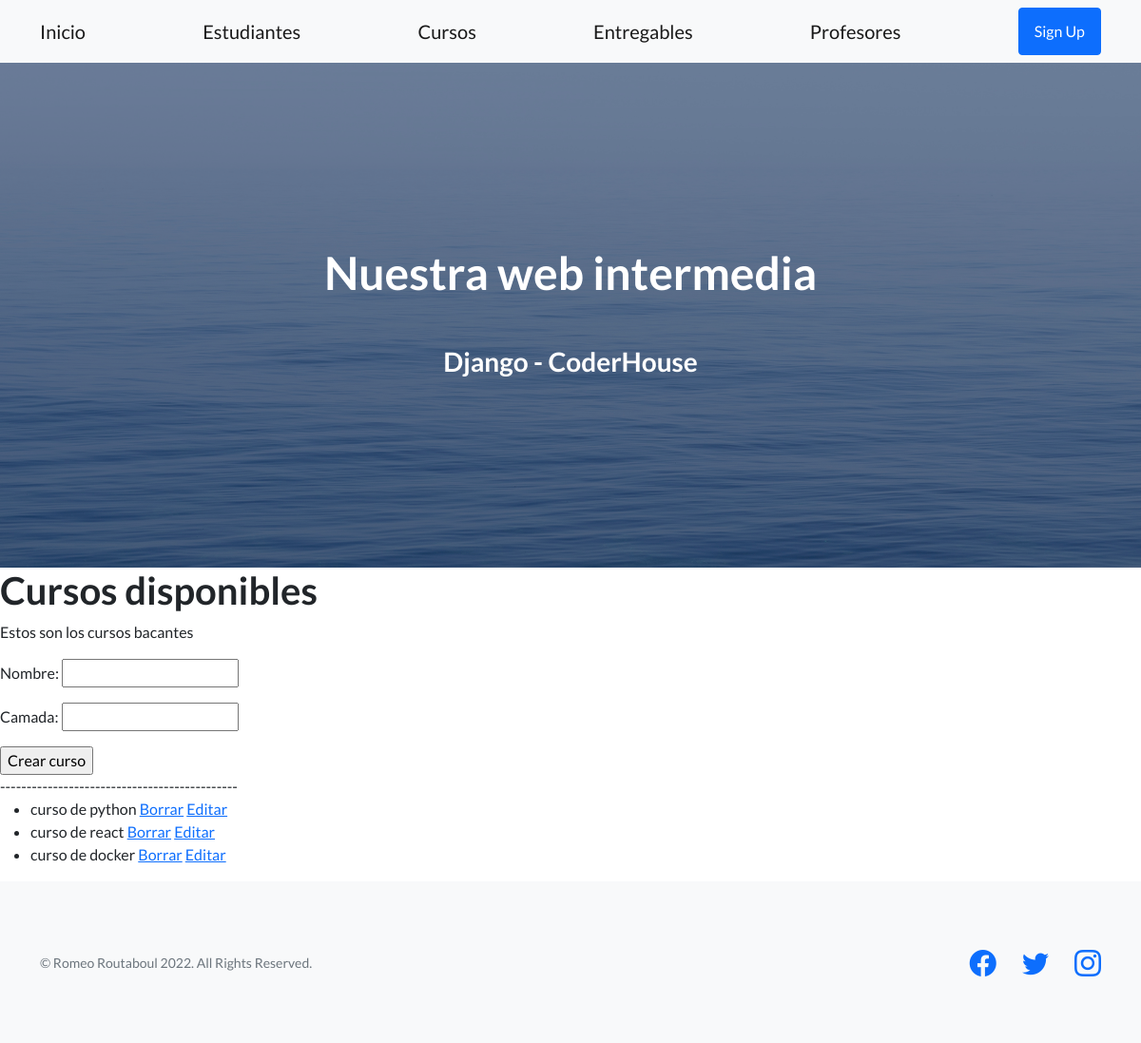
/coder/cursos/, run on an earlier commit of the app's database.
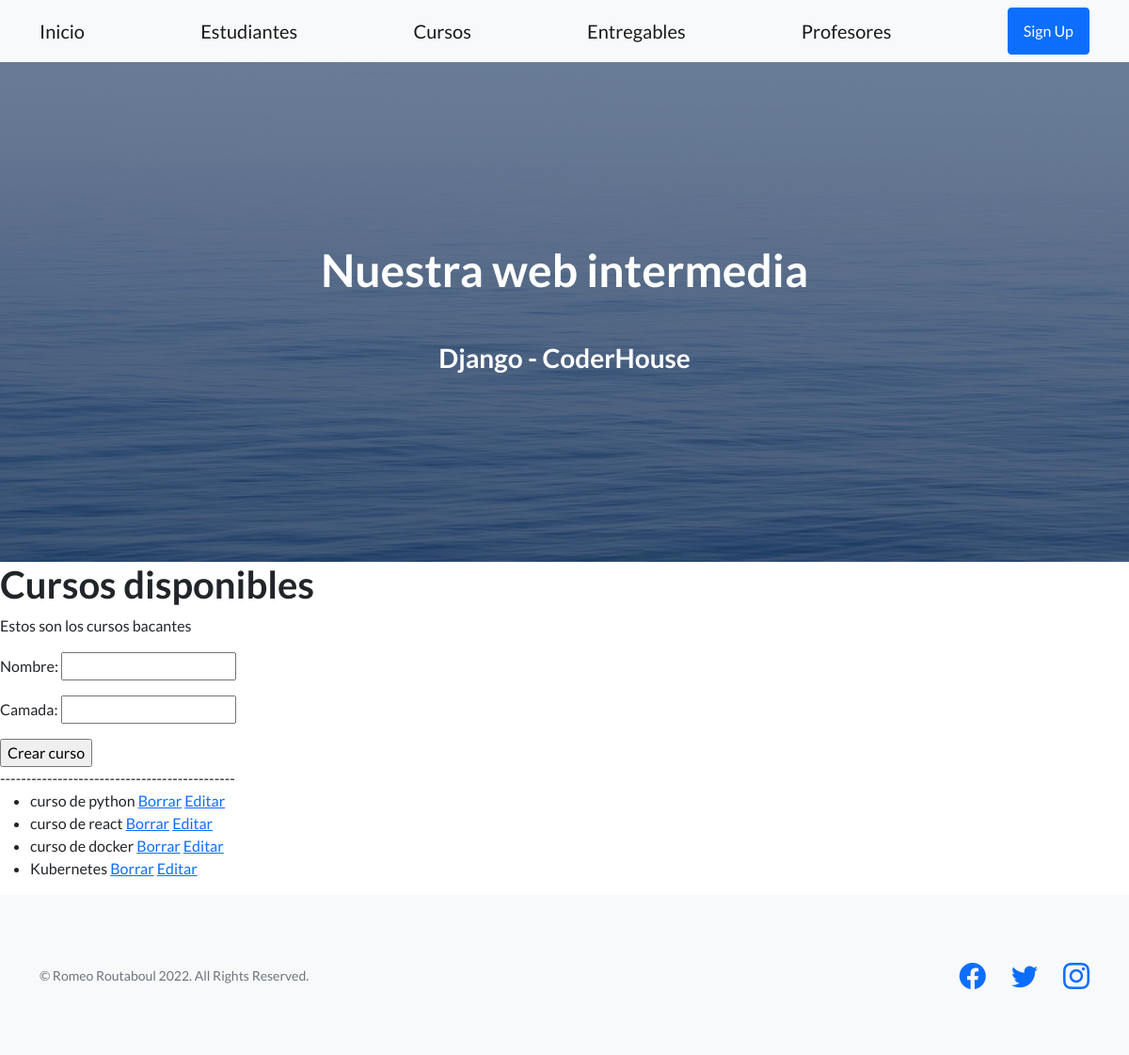
And on a later commit of the database.
### appcode/models.py (models this page shows, shortened)
class Curso(models.Model):
    nombre = models.CharField(max_length=100)
    camada = models.IntegerField()

### appcode/views.py (the view, shortened to what this page needs)
# urls.py: path("cursos/", cursos, name='coder-cursos'),
def cursos(request):
    errores= ""
    cursos = Curso.objects.all() #obtener todos los registros de ese modelo
    formulario = CursoFormulario()
    contexto = {"listado_cursos": cursos, "formulario": formulario, "errores": ""}
    return render(request,"appcode/cursos.html", contexto)

### appcode/forms.py
class CursoFormulario(forms.Form):
    nombre = forms.CharField()
    camada = forms.IntegerField()

### appcode/templates/appcode/cursos.html (shortened to what this page needs)
{% extends 'appcode/base.html' %}
{% block contenido %}
<h1>Cursos disponibles</h1>
<p>Estos son los cursos bacantes</p>
<form method="post">
    {{ formulario.as_p }}
    <input type="submit" value="Crear curso">
</form>
---------------------------------------------
{% if listado_cursos %}
    <ul>
    {% for curso in listado_cursos %}
        <li>{{curso.nombre}} <a href="{% url 'coder-cursos-borrar' curso.id %}">Borrar</a> <a href="{% url 'coder-cursos-editar' curso.id %}">Editar</a> </li>
      {% endfor %}
    </ul>
{% else %}
    <p>no hay cursos disponibles</p>
{% endif %}
{%  endblock %}

What changed in the data, as far as the page shows it:
added Curso: nombre "Kubernetes"
